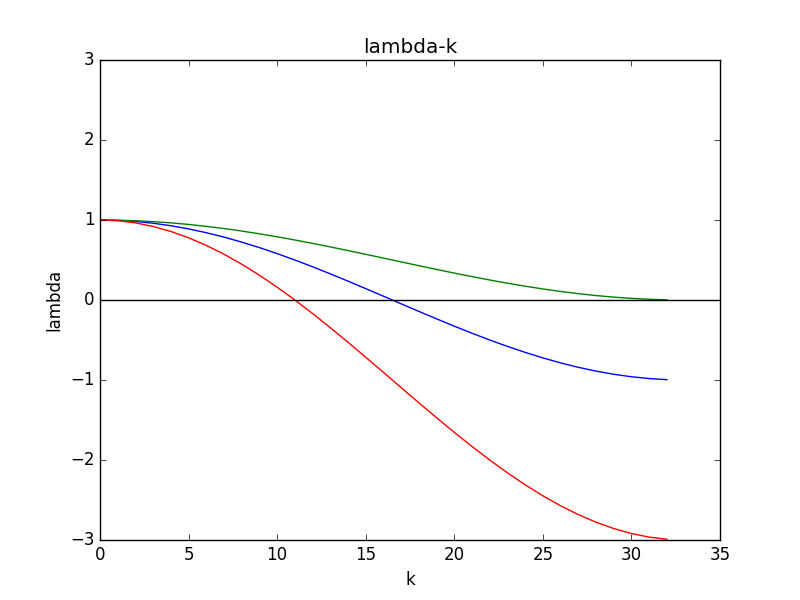

The script that saved this image:
import matplotlib.pyplot as plt
from matplotlib import *
from numpy import *
import math

fig = plt.figure(figsize=(8,6))
plt.legend(loc='upper right')
plt.title('lambda-k')
plt.ylabel('lambda')
plt.xlabel('k')

res = 32

omega1 = []
omega2d3 = []
omega2 = []
for k in range(0,res+1):
	omega1.append(1-2*pow( math.sin(k*math.pi/2/(res+1)) ,2))
	omega2d3.append(1-2*2/3*pow( math.sin(k*math.pi/2/(res+1)) ,2))
	omega2.append(1-2*2*pow( math.sin(k*math.pi/2/(res+1)) ,2))
	# print index,numpy.sum(numpy.square(residual)),omega,error,residual,ck

plt.plot(range(0,res+1), omega1, label = 'omega=1')
plt.plot(range(0,res+1), omega2d3, label = 'omega=2/3')
plt.plot(range(0,res+1), omega2, label = 'omega=2')
plt.axhline(0,color='black')
plt.ylim(-3, 3)
plt.legend()
# plt.savefig('1dlambda_k.png',dpi=100)
plt.show()
plt.close()

